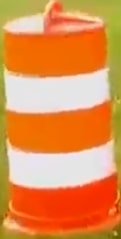
#> input picture Barrel.jpg, 121 x 239 px, found by its file name
$ jupyter execute --allow-errors task-2.ipynb
#> lines starting #> are read from the running program, lines starting #| are printed output that depends on the picture; after the words box and inside, x2 and y2 are one past the last pixel; in counts of white or black regions, pixels touching at a corner belong together; pictures that were not available may be replaced by others from this repository, and a replacement may not be noted
[cell 1]
import numpy as np
import cv2 as cv
from matplotlib import pyplot as plt

[cell 2]
roi = cv.imread(r'C:\Users\kapil\Desktop\barrel.jpg')
#> roi is the input picture: shape (239, 121, 3); mean B, G, R 81.6, 144.6, 224.5
hsv = cv.cvtColor(roi,cv.COLOR_BGR2HSV)
#> hsv: shape (239, 121, 3); mean H, S, V 27.3, 163.1, 224.9

# calculating object histogram
roihist = cv.calcHist([hsv],[0, 1], None, [180, 256], [0, 180, 0, 256] )
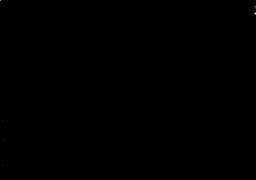
#> roihist: shape (180, 256) float32; min 0, max 1959, mean 0.6; drawn with min black and max white

# normalize histogram
cv.normalize(roihist,roihist,0,255,cv.NORM_MINMAX)
#> roihist: shape (180, 256) float32; 9.88% of pixels changed, all inside (x1, y1, x2, y2) = (0, 0, 256, 180)


#target = cv.imread(r'C:\Users\kapil\Desktop\Screenshot (57).png')
#hsvt = cv.cvtColor(target,cv.COLOR_BGR2HSV)


cap = cv.VideoCapture(r'C:\Users\kapil\Desktop\IGVC 2015 UNSW Advanced Course GoPro - Speed Record.mp4')
while cap.isOpened():
    ret, frame = cap.read()
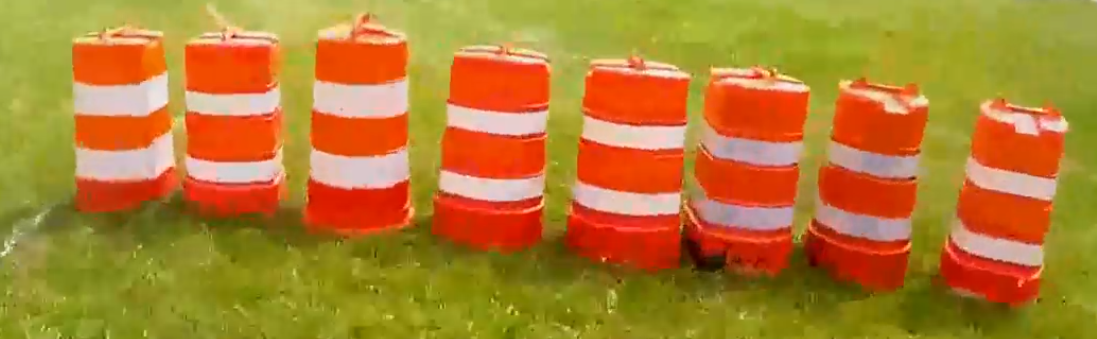
#> input picture Original.png, 1097 x 339 px, given in place of IGVC 2015 UNSW Advanced Course GoPro - Speed Record.mp4, which was not available
#> frame is the input picture: shape (339, 1097, 3); mean B, G, R 48.3, 126.2, 177.4
# if frame is read correctly ret is True
    if not ret:
        print("Can't receive frame (stream end?). Exiting ...")
        break
    hsvt = cv.cvtColor(frame, cv.COLOR_BGR2HSV)
#> hsvt: shape (339, 1097, 3); mean H, S, V 24.5, 190.2, 179.4
#backproject
    res = cv.calcBackProject([hsvt],[0,1],roihist,[0,180,0,256],1)
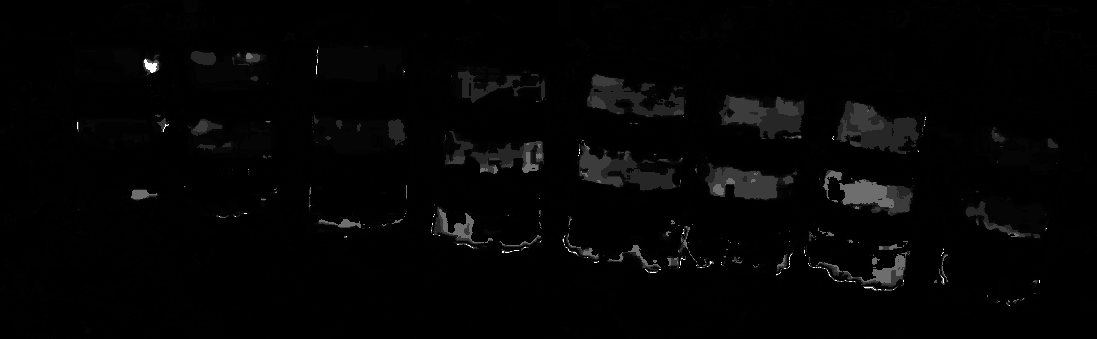
#> res: shape (339, 1097); min 0, max 255, mean 4.1

# Now convolute with circular disc
    disc = cv.getStructuringElement(cv.MORPH_ELLIPSE, (5,5))
    cv.filter2D(res, -1, disc, res) #res is the matrix obtained after back projection
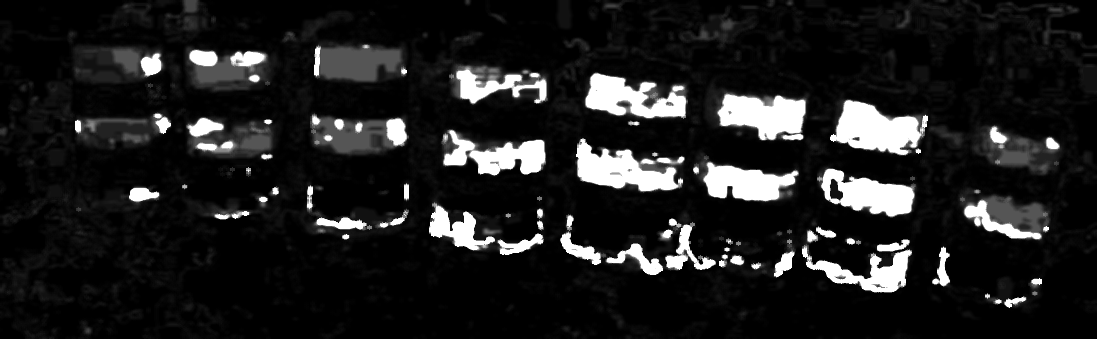
#> res: shape (339, 1097); min 0, max 255, mean 30.5

# threshold and binary AND
    ret,thresh = cv.threshold(res,50,255,0)
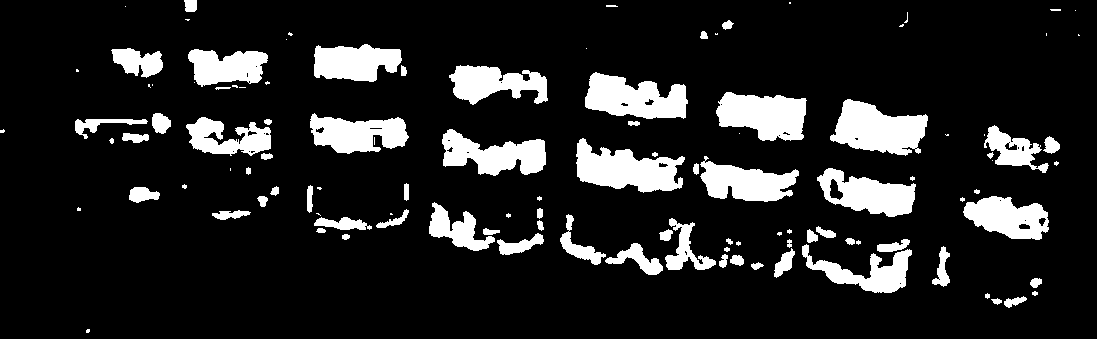
#> thresh: shape (339, 1097); 13.6% white; 113 white regions (41 under 20 px), largest, box (x1, y1, x2, y2) and area: (830, 99, 928, 156) 3516, (576, 138, 685, 193) 3474, (716, 92, 807, 141) 3239
    final = cv.merge((thresh,thresh,thresh))
    #result = cv.bitwise_and(frame,final)
    result = cv.bitwise_or(frame,final)
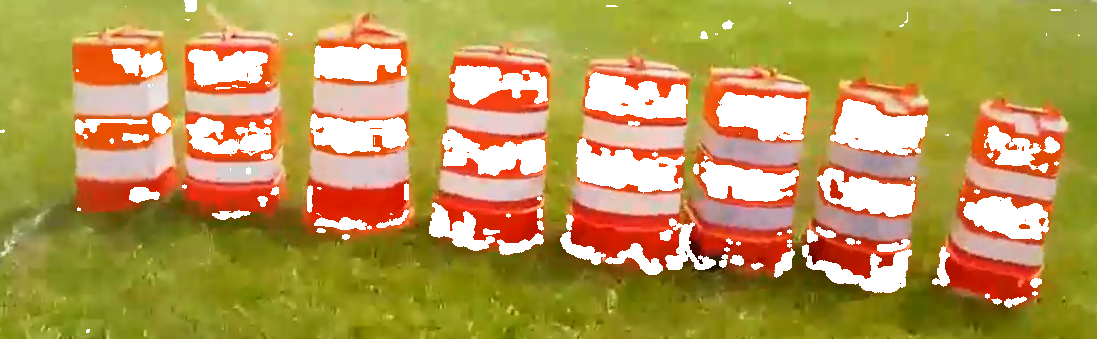
#> result: shape (339, 1097, 3); mean B, G, R 82.7, 152.7, 182.9
    cv.imshow('frame', hsvt)
    if cv.waitKey(1) == ord('q'):
#> (key q is pressed here)
        break
cap.release()
cv.destroyAllWindows()
